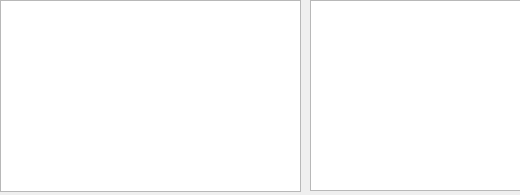
<?xml version="1.0" encoding="UTF-8"?>
<ui version="4.0">
 <class>opcja4</class>
 <widget class="QDialog" name="opcja4">
  <property name="geometry">
   <rect>
    <x>0</x>
    <y>0</y>
    <width>520</width>
    <height>195</height>
   </rect>
  </property>
  <property name="windowTitle">
   <string>Dialog</string>
  </property>
  <widget class="QListWidget" name="lista">
   <property name="geometry">
    <rect>
     <x>0</x>
     <y>0</y>
     <width>301</width>
     <height>192</height>
    </rect>
   </property>
  </widget>
  <widget class="QGraphicsView" name="obrazek">
   <property name="geometry">
    <rect>
     <x>310</x>
     <y>0</y>
     <width>211</width>
     <height>191</height>
    </rect>
   </property>
  </widget>
 </widget>
 <resources/>
 <connections>
  <connection>
   <sender>lista</sender>
   <signal>clicked(QModelIndex)</signal>
   <receiver>opcja4</receiver>
   <slot>wyswietlobraz()</slot>
   <hints>
    <hint type="sourcelabel">
     <x>127</x>
     <y>155</y>
    </hint>
    <hint type="destinationlabel">
     <x>259</x>
     <y>129</y>
    </hint>
   </hints>
  </connection>
 </connections>
 <slots>
  <slot>wyswietl()</slot>
  <slot>klik()</slot>
  <slot>wyswietlobraz()</slot>
 </slots>
</ui>
